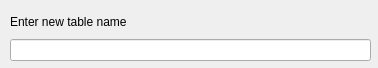
<?xml version="1.0" encoding="UTF-8"?>
<ui version="4.0">
 <class>DialogReNameTable</class>
 <widget class="QDialog" name="DialogReNameTable">
  <property name="geometry">
   <rect>
    <x>0</x>
    <y>0</y>
    <width>378</width>
    <height>68</height>
   </rect>
  </property>
  <property name="windowTitle">
   <string>ReNameTable</string>
  </property>
  <widget class="QWidget" name="verticalLayoutWidget">
   <property name="geometry">
    <rect>
     <x>10</x>
     <y>10</y>
     <width>361</width>
     <height>51</height>
    </rect>
   </property>
   <layout class="QVBoxLayout" name="verticalLayout">
    <item>
     <widget class="QLabel" name="label">
      <property name="text">
       <string>Enter new table name</string>
      </property>
     </widget>
    </item>
    <item>
     <widget class="QLineEdit" name="lineEdit"/>
    </item>
   </layout>
  </widget>
 </widget>
 <resources/>
 <connections/>
</ui>
